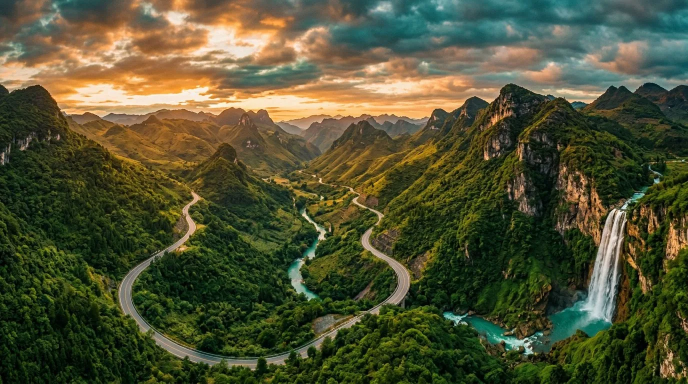
#> input picture src/assets/hero.webp, 1376 x 768 px, found by its file name (shown at 1/2 size)
$ python make-video-pack.py
#> lines starting #> are read from the running program, lines starting #| are printed output that depends on the picture
"""
Trip Tastic — video pack generator.

Renders three clips straight from the site's own photography, so the films and
the website stay in sync:

    1. public/video/hero-loop-1080.mp4   1920x1080 · 16s · seamless hero master
    2. public/video/hero-reel.mp4        1080x1920 · 12.8s · Reels / Shorts / Story
    3. public/video/brand-intro.mp4      1920x1080 · 10s · title-baked opener

Plus a poster frame for each.

Setup
-----
    pip install --break-system-packages pillow imageio-ffmpeg fonttools brotli
    python3 scripts/make-font-ttf.py      # once: woff2 -> ttf for PIL
    python3 scripts/make-video-pack.py

Fonts live in ~/.cache/fonts (created by make-font-ttf.py); they are not
committed because the variable woff2 files already ship in node_modules.
"""

from PIL import Image, ImageDraw, ImageFilter, ImageEnhance, ImageFont
import numpy as np
import os
import math
import subprocess
import imageio_ffmpeg

FPS = 24
INK = (4, 10, 9)
IVORY = (248, 242, 229)
GOLD = (201, 164, 92)
GOLD_LIGHT = (235, 211, 160)
GOLD_DEEP = (143, 115, 56)
FONT_DIR = os.path.expanduser('~/.cache/fonts')


# --------------------------------------------------------------------------
# typography helpers
# --------------------------------------------------------------------------
# [64 lines left out: functions fraunces, manrope, _gradient, text_layer, place, not called in this run]


def ease_out(t):
    return 1 - (1 - t) ** 3


def smooth(t):
    t = max(0.0, min(1.0, t))
    return t * t * (3 - 2 * t)


# [5 lines left out: function span, not called in this run]


# --------------------------------------------------------------------------
# plate helpers
# --------------------------------------------------------------------------
GOLD_STOPS = [(0.0, (201, 164, 92)), (0.28, (243, 226, 184)), (0.5, (235, 211, 160)), (0.78, (201, 164, 92)), (1.0, (247, 236, 201))]


def cover(path, w, h, zoom=1.22, focus=0.5):
#> called with path = 'src/assets/hero.webp', w = 1920, h = 1080, zoom = 1.22, focus = 0.5
    im = Image.open(path).convert('RGB')
#> im is the input picture: PIL image 1376x768 RGB; mean R, G, B 80, 81.7, 51.4
    tr = w / h
    if im.width / im.height > tr:
        nh = im.height
#> nh = 768
        nw = int(nh * tr)
#> nw = 1365
    else:
        nw = im.width
        nh = int(nw / tr)
    top = int((im.height - nh) * focus)
#> top = 0
    im = im.crop(((im.width - nw) // 2, top, (im.width + nw) // 2, top + nh))
#> im: PIL image 1365x768 RGB
    return im.resize((int(w * zoom), int(h * zoom)), Image.LANCZOS)


class Plate:
    def __init__(self, path, w, h, zoom=1.22, focus=0.5):
        self.img = cover(path, w, h, zoom, focus)
#> call 2 of cover, with path = 'src/assets/ladakh.webp', w = 1920, h = 1080, zoom = 1.22, focus = 0.5
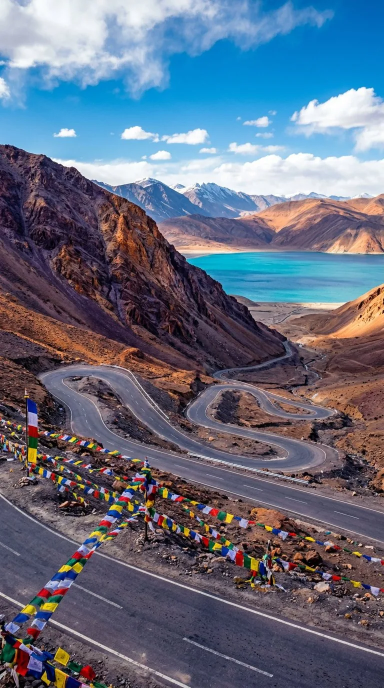
#> input picture src/assets/ladakh.webp, 768 x 1376 px, found by its file name (shown at 1/2 size)
#> in cover, im is the input picture: PIL image 768x1376 RGB; mean R, G, B 99.9, 108.3, 126.6
#> call 3 of cover, with path = 'src/assets/bali.webp', w = 1920, h = 1080, zoom = 1.22, focus = 0.5
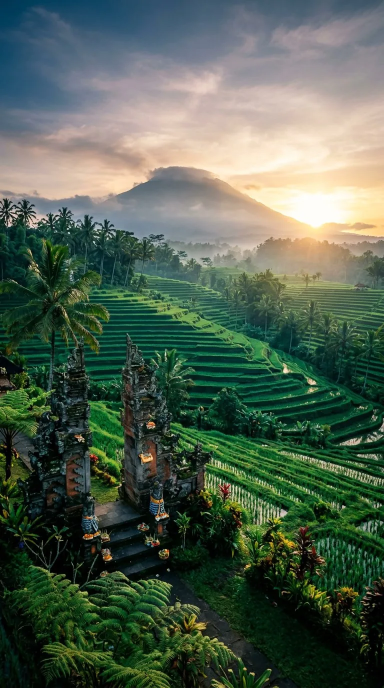
#> input picture src/assets/bali.webp, 768 x 1376 px, found by its file name (shown at 1/2 size)
#> in cover, im is the input picture: PIL image 768x1376 RGB; mean R, G, B 80.1, 96.2, 80.1
#> in cover (call 3), `im = im.crop(((im.width - nw) // 2, top, (im.width + nw) // 2, top + n..`:
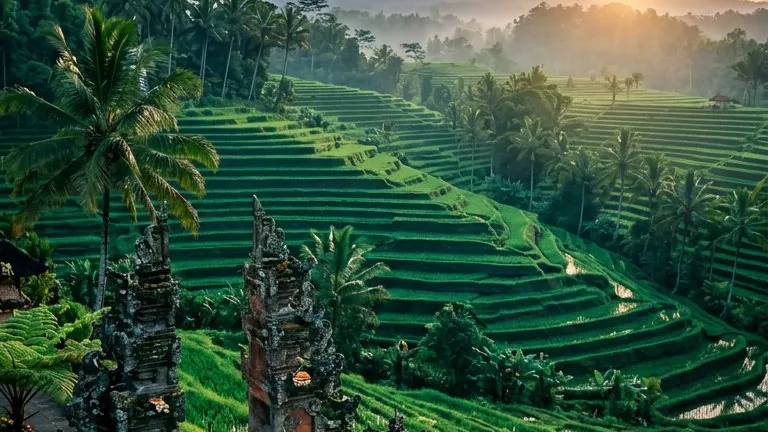
#> im: PIL image 768x432 RGB; mean R, G, B 49.6, 82.1, 60
#> call 4 of cover, with path = 'src/assets/kerala.webp', w = 1920, h = 1080, zoom = 1.22, focus = 0.5
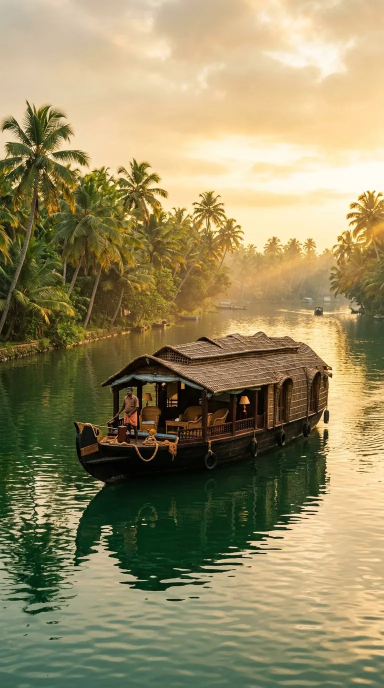
#> input picture src/assets/kerala.webp, 768 x 1376 px, found by its file name (shown at 1/2 size)
#> in cover, im is the input picture: PIL image 768x1376 RGB; mean R, G, B 149.1, 138.1, 98.6
#> in cover (call 4), `im = im.crop(((im.width - nw) // 2, top, (im.width + nw) // 2, top + n..`:
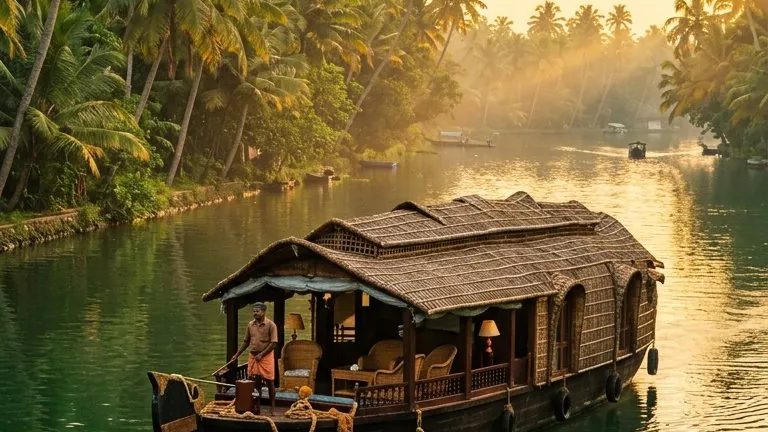
#> im: PIL image 768x432 RGB; mean R, G, B 116.6, 98.7, 55.7
        self.w, self.h = w, h

    # [26 lines left out: functions at, grade, vignette, not called in this run]


def darken(im, amount, tint=INK):
    return Image.blend(im, Image.new('RGB', im.size, tint), amount)


# [17 lines left out: function sweep, not called in this run]


# --------------------------------------------------------------------------
# renderer
# --------------------------------------------------------------------------
class Film:
    def __init__(self, w, h, plates, shot=4.0, fade=1.0, out='out.mp4', crf=29, grain_amt=6.5, overlay=None, seed=7):
        self.w, self.h = w, h
        self.plates = plates
        self.shot = shot
        self.fade = fade
        self.out = out
        self.crf = crf
        self.overlay = overlay
        self.duration = shot * len(plates) - fade * (len(plates) - 1)
        rng = np.random.default_rng(seed)
        self.grain = rng.normal(0, grain_amt, (h + 120, w + 160, 1)).repeat(3, axis=2).astype(np.int16)

    # [22 lines left out: function frame, not called in this run]

    def run(self):
        cmd = [imageio_ffmpeg.get_ffmpeg_exe(), '-y',
               '-f', 'rawvideo', '-pix_fmt', 'rgb24', '-s', f'{self.w}x{self.h}',
               '-r', str(FPS), '-i', '-', '-an', '-c:v', 'libx264', '-preset', 'slow',
               '-crf', str(self.crf), '-pix_fmt', 'yuv420p', '-movflags', '+faststart', self.out]
        proc = subprocess.Popen(cmd, stdin=subprocess.PIPE, stdout=subprocess.DEVNULL, stderr=subprocess.DEVNULL)
        total = int(self.duration * FPS)
        for f in range(total):
            proc.stdin.write(self.frame(f, f / FPS).tobytes())
        proc.stdin.close()
        proc.wait()
        print(f'  -> {self.out}  {os.path.getsize(self.out) // 1024} KB  ({self.duration:.1f}s)')


def poster(video, out, at=0.4):
    ff = imageio_ffmpeg.get_ffmpeg_exe()
    subprocess.run([ff, '-y', '-ss', str(at), '-i', video, '-frames:v', '1', '-q:v', '3', out],
                   check=True, stdout=subprocess.DEVNULL, stderr=subprocess.DEVNULL)
    print('  poster ->', out, os.path.getsize(out) // 1024, 'KB')


# --------------------------------------------------------------------------
# overlays
# --------------------------------------------------------------------------
# [84 lines left out: functions reel_overlay, intro_overlay, not called in this run]


# --------------------------------------------------------------------------
def main():
    os.makedirs('public/video', exist_ok=True)

    print('1/3  hero master 1920x1080')
    hero_plates = [Plate('src/assets/hero.webp', 1920, 1080),
                   Plate('src/assets/ladakh.webp', 1920, 1080),
                   Plate('src/assets/bali.webp', 1920, 1080),
                   Plate('src/assets/kerala.webp', 1920, 1080),
                   Plate('src/assets/hero.webp', 1920, 1080)]
    Film(1920, 1080, hero_plates, shot=4.0, fade=1.0, out='public/video/hero-loop-1080.mp4', crf=29,
         overlay=lambda b, f, t, d: sweep(b, (t % 4.0) / 4.0) if False else b).run()
#> (the call stopped at in run, `cmd = [imageio_ffmpeg.get_ffmpeg_exe(), '-y', '-f', 'rawvideo', '-pix_..`: imageio_ffmpeg is not available in this run)
    poster('public/video/hero-loop-1080.mp4', 'public/video/hero-poster-1080.jpg')
#> (the call stopped at in poster, `ff = imageio_ffmpeg.get_ffmpeg_exe()`: imageio_ffmpeg is not available in this run)

    print('2/3  vertical reel 1080x1920')
    reel_plates = [Plate('src/assets/ladakh.webp', 1080, 1920),
                   Plate('src/assets/bali.webp', 1080, 1920),
                   Plate('src/assets/kerala.webp', 1080, 1920),
                   Plate('src/assets/ooty.webp', 1080, 1920),
                   Plate('src/assets/ladakh.webp', 1080, 1920)]
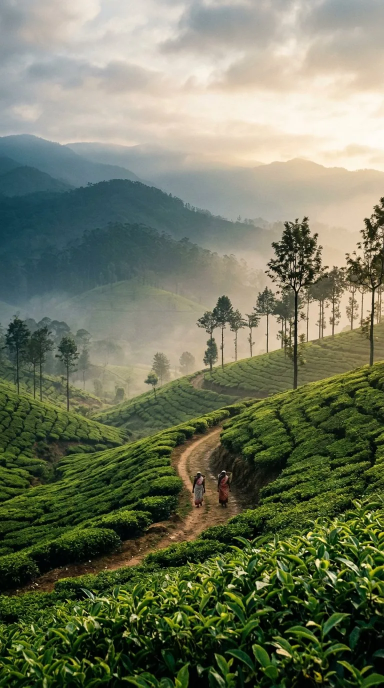
#> input picture src/assets/ooty.webp, 768 x 1376 px, found by its file name (shown at 1/2 size)
#> in cover, im is the input picture: PIL image 768x1376 RGB; mean R, G, B 112.9, 119.3, 94.8
#> in cover (call 9), `return im.resize((int(w * zoom), int(h * zoom)), Image.LANCZOS)`:
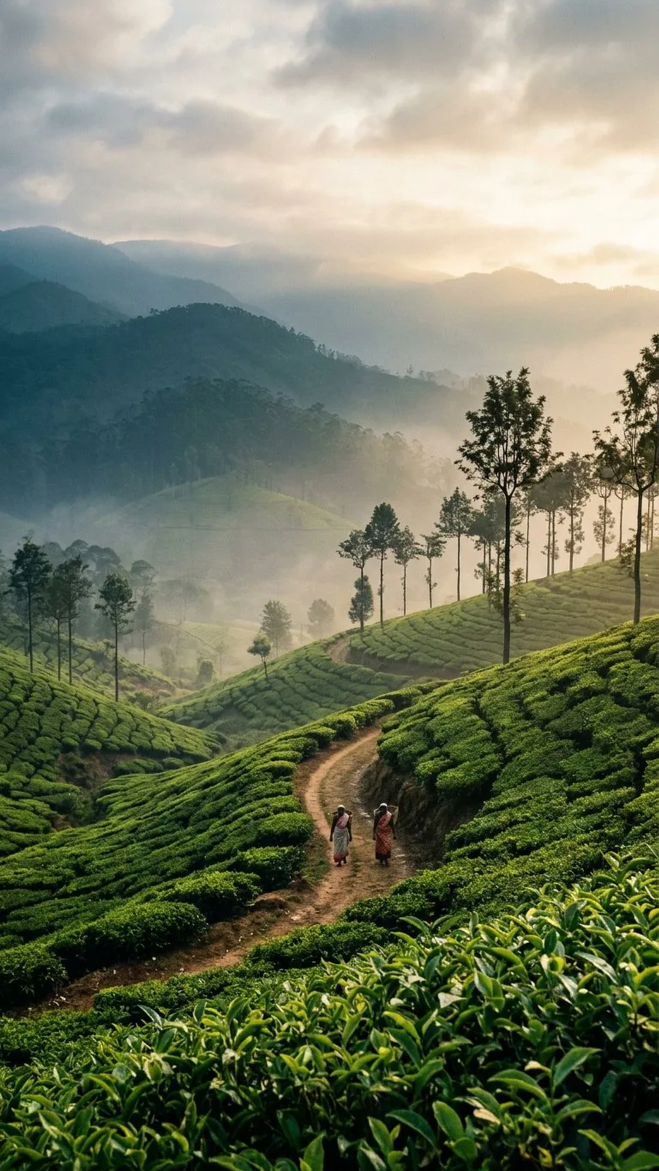
#> returned value: PIL image 1317x2342 RGB (shown at 1/2 size); mean R, G, B 113.1, 119.4, 94.9
    Film(1080, 1920, reel_plates, shot=3.4, fade=0.9, out='public/video/hero-reel.mp4', crf=28,
         overlay=reel_overlay).run()
#> (the call stopped at in run, `cmd = [imageio_ffmpeg.get_ffmpeg_exe(), '-y', '-f', 'rawvideo', '-pix_..`: imageio_ffmpeg is not available in this run)
    poster('public/video/hero-reel.mp4', 'public/video/hero-reel-poster.jpg', at=1.6)
#> (the call stopped at in poster, `ff = imageio_ffmpeg.get_ffmpeg_exe()`: imageio_ffmpeg is not available in this run)

    print('3/3  brand intro 1920x1080')
    intro_base = Plate('src/assets/hero.webp', 1920, 1080)
    Film(1920, 1080, [intro_base], shot=10.0, fade=0.0, out='public/video/brand-intro.mp4', crf=28,
         overlay=intro_overlay).run()
#> (the call stopped at in run, `cmd = [imageio_ffmpeg.get_ffmpeg_exe(), '-y', '-f', 'rawvideo', '-pix_..`: imageio_ffmpeg is not available in this run)
    poster('public/video/brand-intro.mp4', 'public/video/brand-intro-poster.jpg', at=6.0)
#> (the call stopped at in poster, `ff = imageio_ffmpeg.get_ffmpeg_exe()`: imageio_ffmpeg is not available in this run)


if __name__ == '__main__':
    main()
